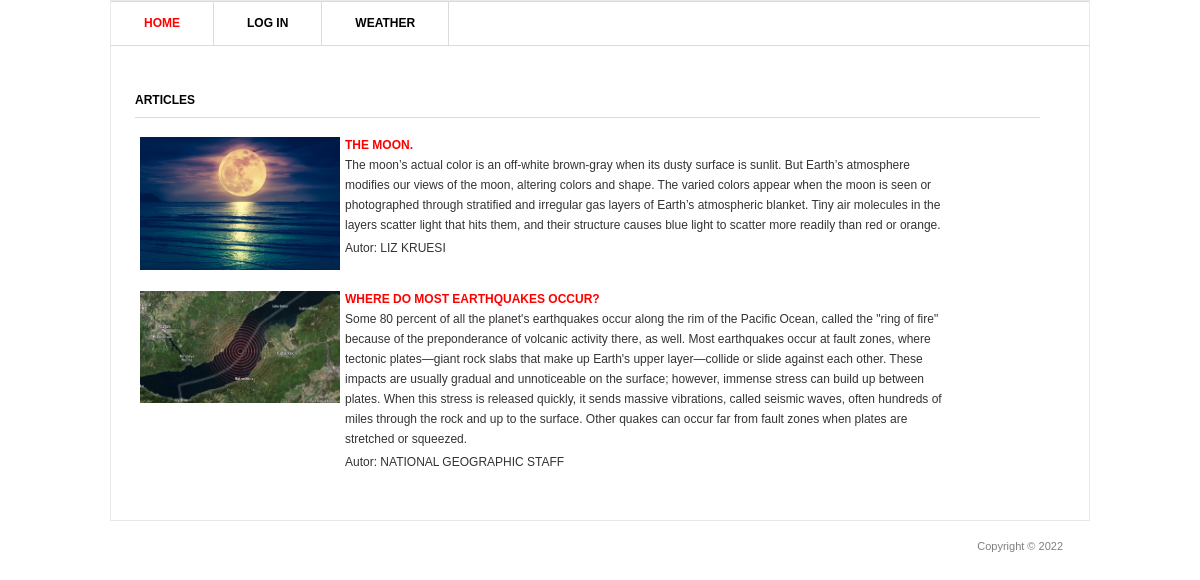
The page / on the database its author committed.
### blog/models.py (models this page shows, shortened)
class Post(models.Model):
    title = models.CharField('Title', max_length=100)
    description = models.TextField('Text')
    author = models.CharField('Name', max_length=100)
    date = models.DateField('Date')
    img = models.ImageField('Img', upload_to='image/%Y')

### blog/views.py (the view)
# urls.py: urlpatterns = [path('', views.PostView.as_view()),
class PostView(View):
    def get(self, request):
        posts = Post.objects.all()
        return render(request, 'blog/blog.html', {'post_list': posts})

### templates/blog/blog.html (shortened to what this page needs)
{% load static %}
<html >
<head>
	<link rel="stylesheet" href="{% static 'css/style.css' %}" type="text/css" media="all" />
</head>
<body>
<div class="shell">
	<div class="border">
		<div id="navigation">
			<ul>
			    <li><a href="/" class="active">Home</a></li>
			    <li><a href="/admin">Log in</a></li>
			    <li><a href="/weather">Weather</a></li>
			</ul>
		</div>
		<div id="main">
			<div id="content" class="left">
				<div class="projects">
					<h3>Articles</h3>
					{% for post in post_list %}
					<div class="item">
						<div class="image left">
							<a href="#"><img src="{{ post.img.url }}" width="200px" /></a>
						</div>
						<div class="text left">
							<h4><a href="{{ post.id }}">{{ post.title }}</a></h4>
							<p>{{ post.description }}</p>
							<p>Autor: {{ post.author }}</p>
						</div>
					</div>
					{% endfor %}
				</div>
			</div>
		</div>
	</div>
	<div id="footer">
		<p class="copy right">Copyright &copy;  2022 </p>
	</div>
</div>
</body>
</html>

### static/css/style.css (style rules this page uses)
* { margin: 0; padding: 0; outline:0; }
body { font-size: 12px; line-height: 20px; font-family: Georgia, Arial, Helvetica, Sans-Serif; color: #333; background: url() repeat 0 0; }
a { color: #ff0000; text-decoration: none; cursor:pointer; }
a img { border: 0; }
.left, .alignleft { float: left; display: inline; }
.right, .alignright { float: right; display: inline; }
.shell { width: 980px; margin: 0 auto; }
.border { border: 1px solid #e8e8e8; background: #fff; position: relative; }
#navigation { height: 43px; border-top: 1px solid #dbdbdb; border-bottom: 1px solid #dbdbdb; }
#navigation ul { list-style: none; }
#navigation ul li { float: left; height: 43px; border-right: 1px solid #dbdbdb; font-size: 12px; line-height: 43px; font-weight: bold; text-transform: uppercase; }
#navigation ul li a { float: left; height: 43px; color: #000; padding: 0 33px; }
#navigation ul li a:hover, #navigation ul li a.active { color: #ff0000; text-decoration: none; }
#main { width: 932px; padding: 37px 24px 17px 24px; }
#main h3 { font-size: 12px; line-height: 15px; color: #000; text-transform: uppercase; border-bottom: 1px solid #dbdbdb; padding: 0 0 9px 0; }
#content { width: 905px; }
.projects { padding: 10px 0 0 0; }
.projects h3 { margin: 0 0 17px 0; }
.projects .item { margin: 0 0 28px 0; }
.projects .image { width: 183px; height: 111px; border: 0px solid #dbdbdb; padding: 2px; margin: 0 20px 0 3px; }
.projects .text { width: 600px; }
.projects .text h4 { font-size: 12px; line-height: 15px; color: #333; text-transform: uppercase; padding: 3px 0 2px 0; }
.projects .text p { padding: 0 0 3px 0; }
#footer { font-family: Arial, sans-serif; font-size: 11px; line-height: 14px; color: #7f7f7f; padding: 18px 27px 20px 38px; }

### rows shown on the page
Post: img (picture), title "THE MOON.", description "The moon’s actual color is an off-white brown-gray when its dusty surface is sunlit. But Earth’s atmosphere modifies our views of the moon, altering colors and shape. The varied colors appear when the moon is seen or photographed through stratified and irregular gas layers of Earth’s atmospheric blanket. Tiny air molecules in the layers scatter light that hits them, and their structure causes blue light to scatter more readily than red or orange.", author "LIZ KRUESI"
Post: img (picture), title "WHERE DO MOST EARTHQUAKES OCCUR?", description "Some 80 percent of all the planet's earthquakes occur along the rim of the Pacific Ocean, called the \"ring of fire\" because of the preponderance of volcanic activity there, as well. Most earthquakes occur at fault zones, where tectonic plates—giant rock slabs that make up Earth's upper layer—collide or slide against each other. These impacts are usually gradual and unnoticeable on the surface; however, immense stress can build up between plates. When this stress is released quickly, it sends massive vibrations, called seismic waves, often hundreds of miles through the rock and up to the surface. Other quakes can occur far from fault zones when plates are stretched or squeezed.", author "NATIONAL GEOGRAPHIC STAFF"
